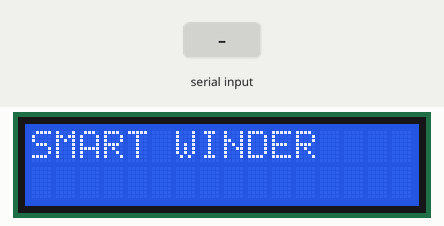
Bench run of a sketch on a simulated Arduino Uno, built with avr-gcc and run on an emulated ATmega328P. On the bench: 16×2 character LCD. Inputs (shaded band) come from the test bench.

Above: at 1.2 s.
1.3 s: "1\n" received over the second serial link
At 3.3 s:
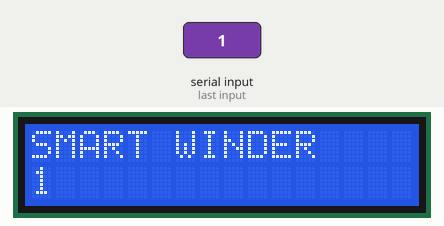
3.8 s: "0\n" received over the second serial link
At 5.2 s:
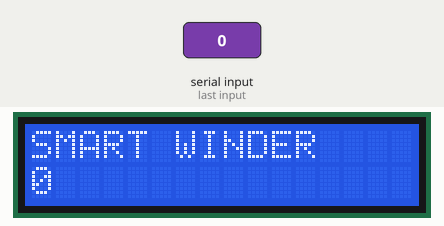
6.3 s: "2\n" received over the second serial link
At 8.2 s:
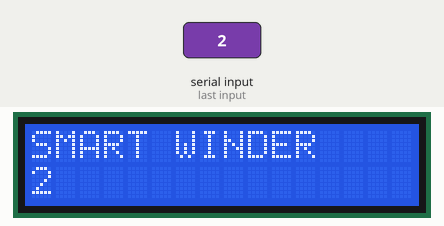
Timing chart, 0 to 9.7 s (numbered marks = the images above; inputs shaded):
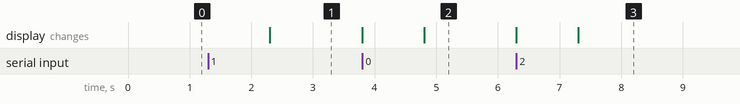

The sketch:

SoftwareSerialLCD.ino
```cpp
/*
  Arduino Uno Code to run the liquid crystal display.
  Communicates with the ESP8266 Module using Software Serial
*/

// include the library code:
#include <LiquidCrystal.h>
#include <SoftwareSerial.h>

SoftwareSerial mySerial(8, 9);

// initialize the library by associating any needed LCD interface pin
// with the arduino pin number it is connected to
const int rs = 12, en = 11, d4 = 5, d5 = 4, d6 = 3, d7 = 2;
LiquidCrystal lcd(rs, en, d4, d5, d6, d7);

void setup() {
  // set up the LCD's number of columns and rows:
  lcd.begin(16, 2);
  Serial.begin(38400);
  // Print a message to the LCD.
  lcd.print("SMART WINDER");
  mySerial.begin(38400);
}

void loop() {
  // set the cursor to column 0, line 1
  lcd.setCursor(0, 1);
  // print the input from software serial:
  if(mySerial.available()){
    lcd.print("                 ");
    lcd.setCursor(0, 1);
    String message = mySerial.readString();
    int lastIndex = message.indexOf('\r');
    message = message.substring(0,lastIndex);
    int firstIndex = message.indexOf('\r');
    if(firstIndex>0)
      message = message.substring(firstIndex);
    lcd.print(message);
  }
}
```

Measured:
- after the input at 1.3 s, the display: changes after 1.0 s (image 1)
- after the input at 3.8 s, the display: first changes at once (image 2 shows a later state)
- after the input at 6.3 s, the display: first changes at once (image 3 shows a later state)
